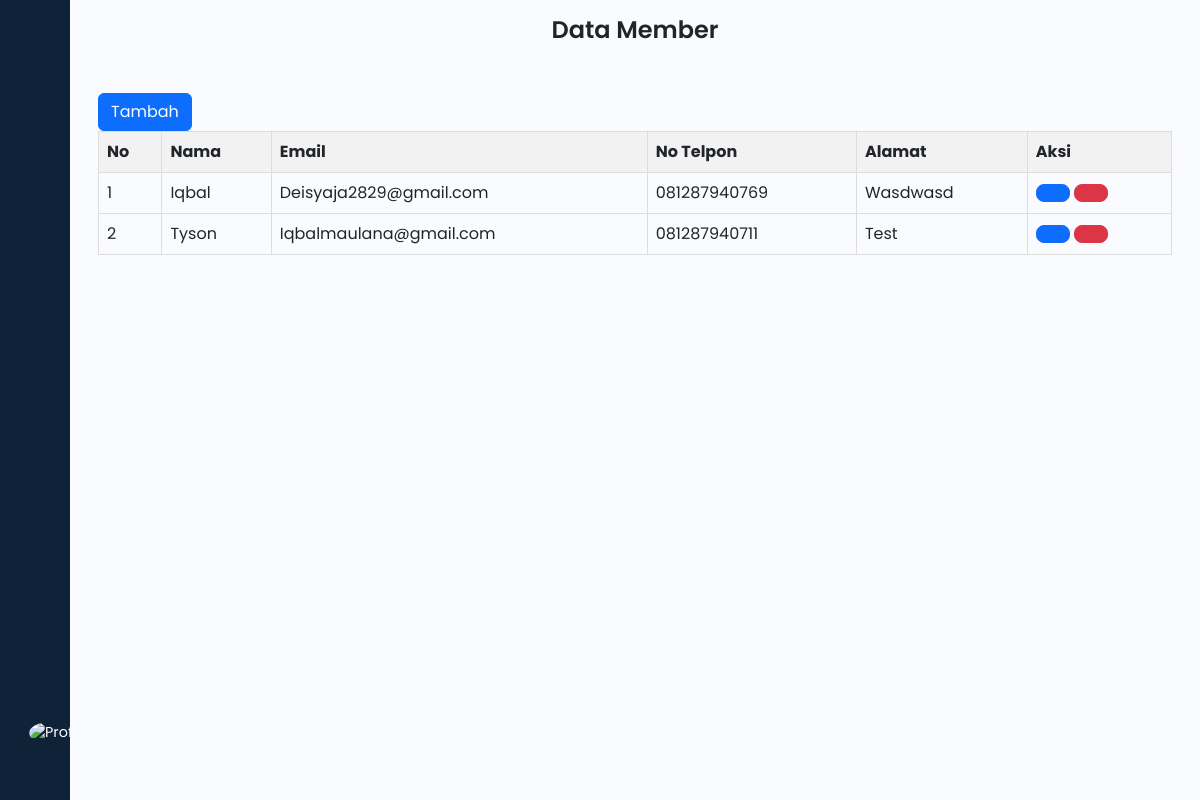
The page /view/admin/member/dataMember.php (signed in) on the database its author committed.
### tables this page shows
CREATE TABLE `member` (
  `id` int(11) NOT NULL,
  `nama` varchar(50) NOT NULL,
  `email` varchar(50) NOT NULL,
  `no_telp` varchar(20) NOT NULL,
  `alamat` varchar(50) NOT NULL
);

### Controller/database.php (called while the page is built, shortened)
<?php
class Database{
    private $pdo;
    function __construct(){
        try {
            $dsn = 'mysql:host='.DB_HOST.';dbname='.DB_NAME;
            $this->pdo = new PDO($dsn, DB_USER, DB_PASS);
            $this->pdo->setAttribute(PDO::ATTR_ERRMODE, PDO::ERRMODE_EXCEPTION);
        } catch(PDOException $e) {
            echo 'Connection failed: ' . $e->getMessage();
        }
    }
    function select($table, $condition = null){
        $sql = "SELECT * FROM $table";
        $query = $this->pdo->prepare($sql);
        $query->execute();
        return $query->fetchAll(PDO::FETCH_ASSOC);
}
}

### Model/Member.php (called while the page is built, shortened)
<?php
require_once "../../../Controller/database.php";
class Member{
    private $table="member";
    private $db;
    function __construct(){
        $this->db = new Database();
    }
    function readData($condition = null){
        return $this->db->select($this->table, $condition);
    }
}
?>

### view/admin/member/dataMember.php (the view, shortened to what this page needs)
<?php
require_once '../../../Model/Member.php';
$member = new Member();
?>
<!DOCTYPE html>
<html lang="en">
<head>
  <?php require_once __DIR__.'/../layouts/header.php'; ?>
</head>
<body>
  <?php require_once __DIR__.'/../layouts/sidebar.php'; ?>
  <div class="main p-3">
    <div class="text-center">
      <h1>Data Member</h1>
      <div class="container mt-5 container-member">
        <div class="col-md-1">
          <a href="/Perpustakaan/view/admin/member/tambahMember.php" type="button" class="btn btn-primary">Tambah</a>
        </div>
        <div class="row">
          <div class="col-12">
            <table id="tableMember" class="display">
              <thead>
                <tr>
                  <th>No</th>
                  <th>Nama</th>
                  <th>Email</th>
                  <th>No Telpon</th>
                  <th>Alamat</th>
                  <th>Aksi</th>
                </tr>
              </thead>
              <tbody>
                <?php
                  $row = $member->readData();
                  foreach ($row as $key => $data) {
                ?>
                <tr>
                  <td><?= $key+1 ?></td>
                  <td><?=ucwords(strtolower($data['nama']));?></td>
                  <td><?=ucwords(strtolower($data['email']));?></td>
                  <td><?=$data['no_telp'];?></td>
                  <td><?=ucwords(strtolower($data['alamat']));?></td>
                  <td class="align-middle">
                    <a href="editMember.php?id=<?= $data['id']; ?>" class="btn btn-primary btn-lg"><i class="lni lni-pencil-alt"></i></a>
                    <button onclick="confirmDelete(<?= $data['id']; ?>)" class="btn btn-danger btn-delete btn-lg"><i class="lni lni-trash-can"></i></button>
                  </td>
                </tr>
                <?php } ?>
              </tbody>
            </table>
          </div>
        </div>
      </div>
    </div>
  </div>
</body>
</html>

### assets/css/style.css (style rules this page uses)
a { text-decoration: none; }
h1 { font-weight: 600; font-size: 1.5rem; }
body { font-family: 'Poppins', sans-serif; }
.main { min-height: 100vh; width: 100%; overflow: hidden; transition: all 0.35s ease-in-out; background-color: #fafbfe; }

### view/admin/member/dataMember.php (style rules this page uses)
table { border-collapse: collapse; width: 100%; }
th, td { border: 1px solid #dddddd; text-align: left; padding: 8px; }
th { background-color: #f2f2f2; }

### rows shown on the page
member: nama "Iqbal", email "Deisyaja2829@gmail.com", no_telp "081287940769", alamat "Wasdwasd"
member: nama "Tyson", email "Iqbalmaulana@gmail.com", no_telp "081287940711", alamat "Test"
